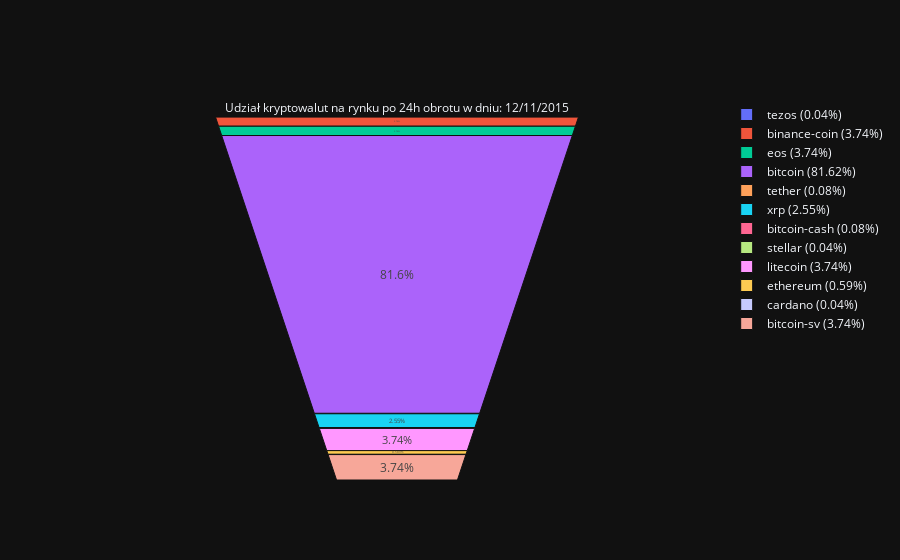

Notebook cell for this chart:
### Code cell
dzien="12/11/2015"
filtered=getDataFromDate(source,dzien)
makeGraphFromDate(filtered,dzien)

### Figure 1 — Plotly figure (JSON) as saved in the notebook; plotly's stock layout.template omitted (floating-point values rounded to 4 significant figures)
{"data": [{"labels": ["tezos (0.04%)", "binance-coin (3.74%)", "eos (3.74%)", "bitcoin (81.62%)", "tether (0.08%)", "xrp (2.55%)", "bitcoin-cash (0.08%)", "stellar (0.04%)", "litecoin (3.74%)", "ethereum (0.59%)", "cardano (0.04%)", "bitcoin-sv (3.74%)"], "title": {"text": "Udział kryptowalut na rynku po 24h obrotu w dniu: 12/11/2015"}, "values": [56220.0, 5086000.0, 5086000.0, 110900000.0, 102200.0, 3465000.0, 102200.0, 56220.0, 5086000.0, 801100.0, 56220.0, 5086000.0], "type": "funnelarea"}], "layout": {}}
